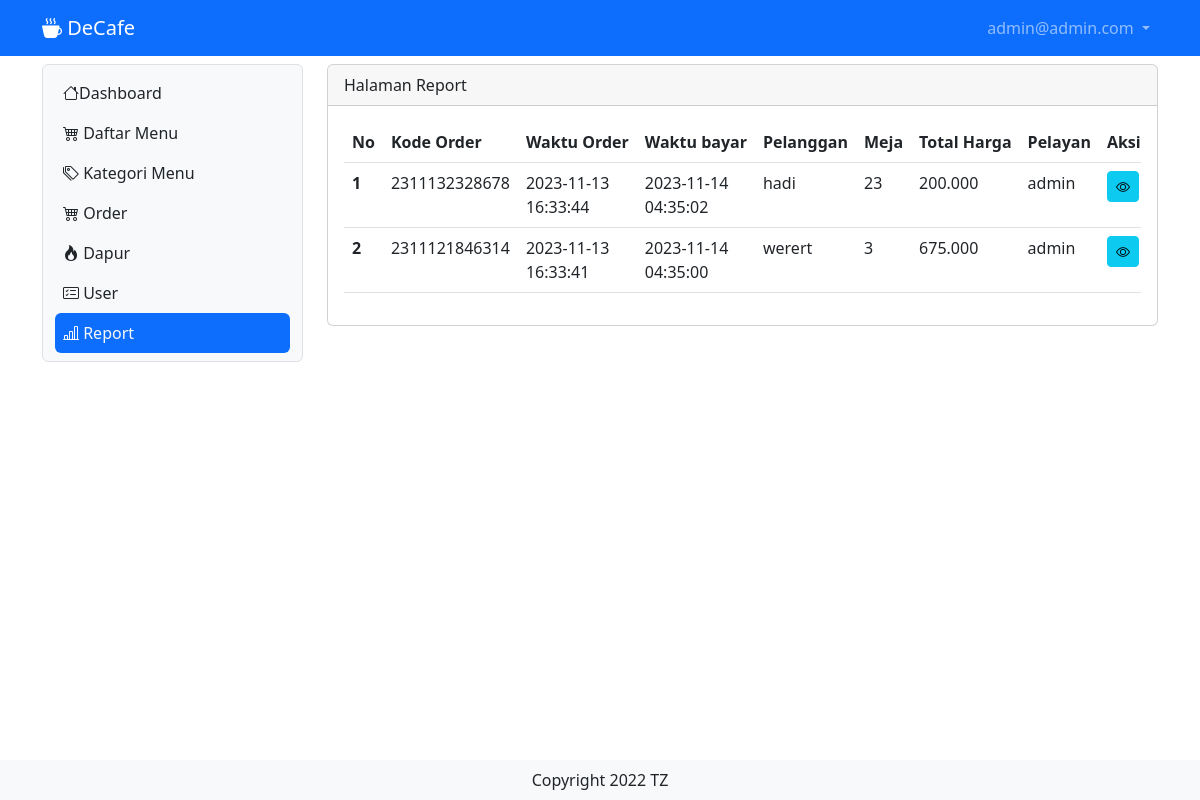
Page /decafe/report (signed in) on the committed database.
### tables this page shows
CREATE TABLE IF NOT EXISTS `tb_user` (
  `id` int NOT NULL AUTO_INCREMENT,
  `nama` varchar(200) DEFAULT NULL,
  `username` varchar(200) DEFAULT NULL,
  `password` varchar(200) DEFAULT NULL,
  `level` int DEFAULT NULL,
  `nohp` varchar(15) DEFAULT NULL,
  `alamat` varchar(300) DEFAULT NULL,
  PRIMARY KEY (`id`)
);

CREATE TABLE IF NOT EXISTS `tb_order` (
  `id_order` bigint NOT NULL DEFAULT '0',
  `pelanggan` varchar(200) DEFAULT NULL,
  `meja` int DEFAULT NULL,
  `pelayan` int DEFAULT NULL,
  `waktu_order` timestamp NULL DEFAULT NULL,
  PRIMARY KEY (`id_order`),
  KEY `pelayan` (`pelayan`),
  CONSTRAINT `FK_tb_order_tb_user` FOREIGN KEY (`pelayan`) REFERENCES `tb_user` (`id`) ON DELETE RESTRICT ON UPDATE CASCADE
);

CREATE TABLE IF NOT EXISTS `tb_bayar` (
  `id_bayar` bigint NOT NULL,
  `nominal_uang` bigint DEFAULT NULL,
  `total_bayar` bigint DEFAULT NULL,
  `waktu_bayar` timestamp NULL DEFAULT NULL,
  PRIMARY KEY (`id_bayar`)
);

### decafe/report.php (the view, shortened to what this page needs)
<?php
include "proses/connect.php";
$query = mysqli_query($conn, "SELECT tb_order.*,tb_bayar.*,nama, SUM(harga*jumlah) AS harganya FROM tb_order LEFT JOIN tb_user ON tb_user.id = tb_order.pelayan
LEFT JOIN tb_list_order ON tb_list_order.kode_order = tb_order.id_order
LEFT JOIN tb_daftar_menu ON tb_daftar_menu.id = tb_list_order.menu
JOIN tb_bayar ON tb_bayar.id_bayar = tb_order.id_order
GROUP BY id_order ORDER BY waktu_order DESC");
while ($record = mysqli_fetch_array($query)) {
    $result[] = $record;
}
?>
<div class="col-lg-9 mt-2">
    <div class="card">
        <div class="card-header">
            Halaman Report
        </div>
        <div class="card-body">
            <?php
            if (empty($result)) {
                echo "Data menu makanan dan minuman tidak ada";
            } else {
            ?>
                <div class="table-responsive">
                    <table class="table table-hover">
                        <thead>
                            <tr class="text-nowrap">
                                <th scope="col">No</th>
                                <th scope="col">Kode Order</th>
                                <th scope="col">Waktu Order</th>
                                <th scope="col">Waktu bayar</th>
                                <th scope="col">Pelanggan</th>
                                <th scope="col">Meja</th>
                                <th scope="col">Total Harga</th>
                                <th scope="col">Pelayan</th>
                                <th scope="col">Aksi</th>
                            </tr>
                        </thead>
                        <tbody>
                            <?php
                            $no = 1;
                            foreach ($result as $row) {
                            ?>
                                <tr>
                                    <th scope="row"><?php echo $no++ ?></th>
                                    <td>
                                        <?php echo $row['id_order'] ?>
                                    </td>
                                    <td>
                                        <?php echo $row['waktu_order'] ?>
                                    </td>
                                    <td>
                                        <?php echo $row['waktu_bayar'] ?>
                                    </td>
                                    <td>
                                        <?php echo $row['pelanggan'] ?>
                                    </td>
                                    <td>
                                        <?php echo $row['meja'] ?>
                                    </td>
                                    <td>
                                        <?php echo number_format((int)$row['harganya'],0,',','.') ?>
                                    </td>
                                    <td>
                                        <?php echo $row['nama'] ?>
                                    </td>
                                    <td>
                                        <div class="d-flex">
                                            <a class="btn btn-info btn-sm me-1" href="./?x=viewitem&order=<?php echo $row['id_order'] . "&meja=" . $row['meja'] . "&pelanggan=" . $row['pelanggan'] ?>"><i class="bi bi-eye"></i></a>
                                        </div>
                                    </td>
                                </tr>
                            <?php
                            }
                            ?>
                        </tbody>
                    </table>
                </div>
            <?php
            }
            ?>
        </div>
    </div>
</div>

### decafe/header.php (shortened to what this page needs)
<?php
include "proses/connect.php";
$query = mysqli_query($conn, "SELECT * FROM tb_user WHERE username='$_SESSION[username_decafe]'");
?>
<nav class="navbar navbar-expand navbar-dark bg-primary sticky-top">
    <div class="container-lg">
        <a class="navbar-brand" href="."> <i class="bi bi-cup-hot-fill"></i> DeCafe</a>
        <div class="collapse navbar-collapse justify-content-end" id="navbarNavDropdown">
            <ul class="navbar-nav">
                <li class="nav-item dropdown">
                    <a class="nav-link dropdown-toggle" href="#" role="button" data-bs-toggle="dropdown" aria-expanded="false">
                        <?php echo $hasil['username'];
                        ?>
                    </a>
                </li>
            </ul>
        </div>
    </div>
</nav>

### rows in the picture
tb_user: username "admin@admin.com"
tb_order: id_order "2311132328678", waktu_order "2023-11-13 16:33:44", tb_bayar.waktu_bayar "2023-11-14 04:35:02", pelanggan "hadi", meja "23", harganya "200.000", pelayan.nama "admin"
tb_order: id_order "2311121846314", waktu_order "2023-11-13 16:33:41", tb_bayar.waktu_bayar "2023-11-14 04:35:00", pelanggan "werert", meja "3", harganya "675.000", pelayan.nama "admin"
